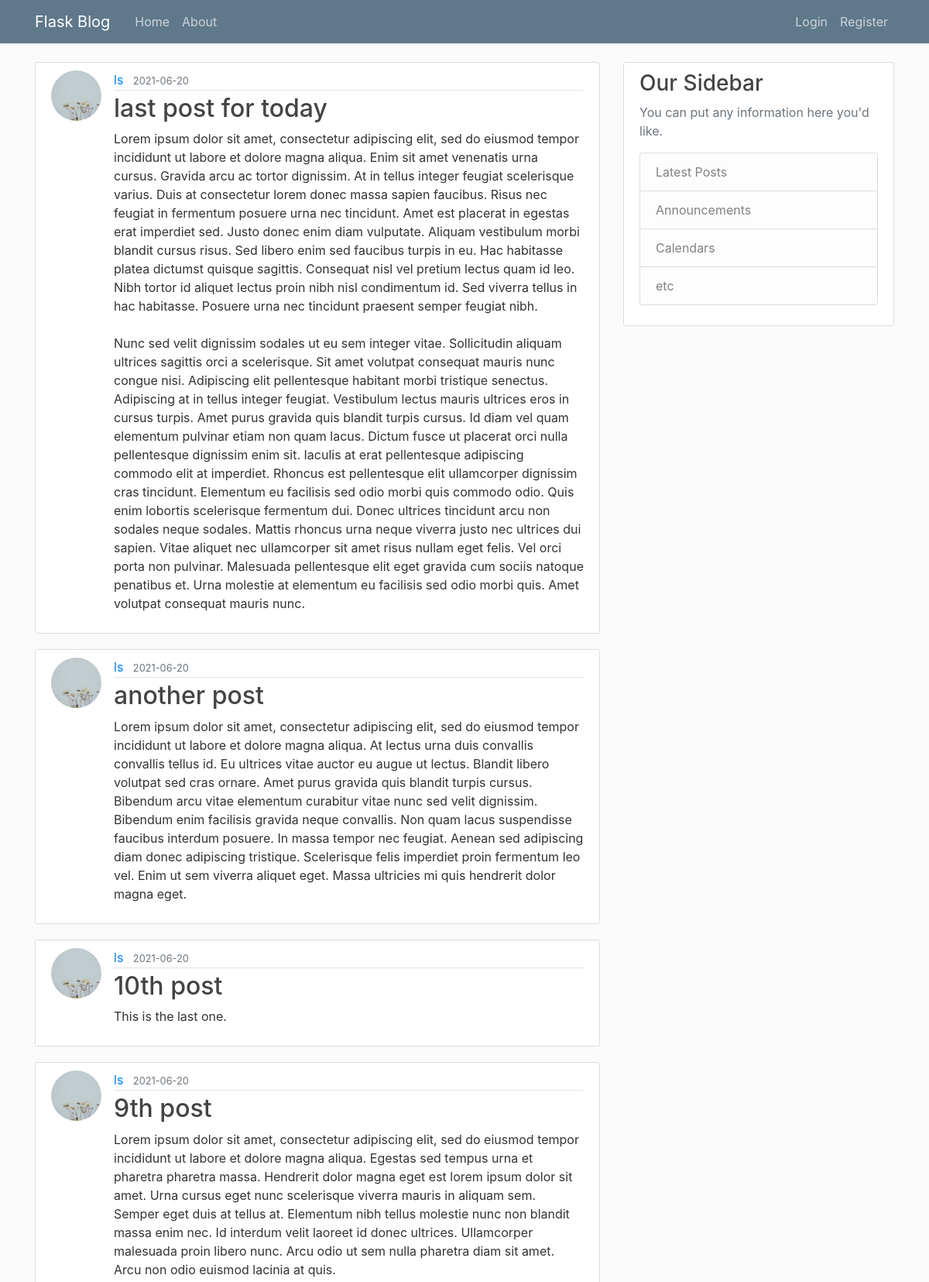
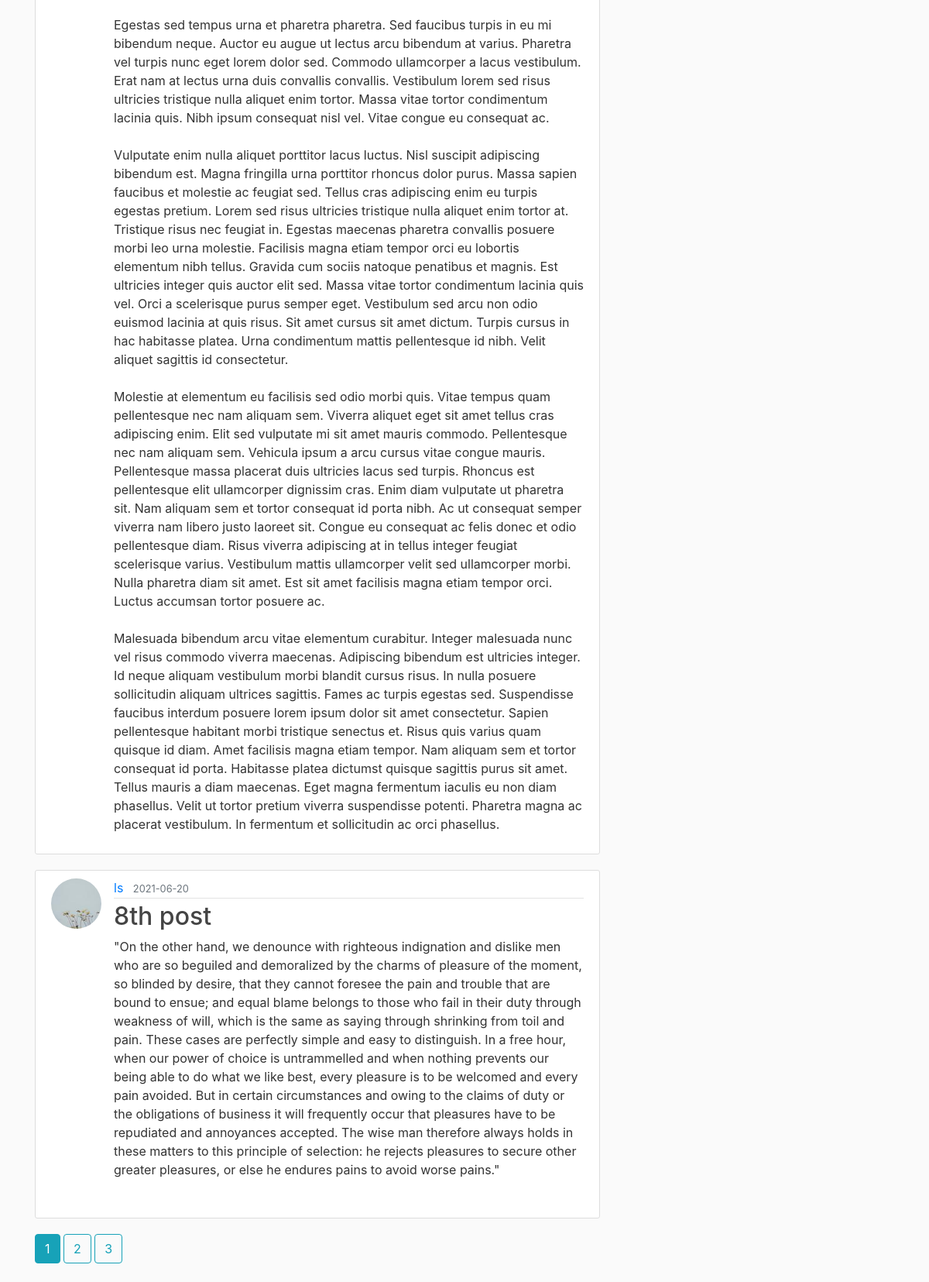
The page /home on the database its author committed (2 pictures, top to bottom).
### flaskblog/models.py (models this page shows, shortened)
class Post(db.Model):
    id = db.Column(db.Integer, primary_key=True)
    title = db.Column(db.String(100), nullable = False)
    date_posted = db.Column(db.DateTime, nullable = False, default = datetime.utcnow)
    content = db.Column(db.Text, nullable = False)
    user_id = db.Column(db.Integer, db.ForeignKey('user.id'), nullable=False)

class User(db.Model, UserMixin):
    id = db.Column(db.Integer, primary_key=True)
    username = db.Column(db.String(20), unique=True, nullable=False)
    email = db.Column(db.String(120), unique=True, nullable=False)
    image_file = db.Column(db.String(20), nullable=False, default='default.jpg')
    password = db.Column(db.String(60), nullable=False)
    posts = db.relationship('Post', backref='author', lazy=True)

### flaskblog/main/routes.py (the view)
@main.route("/")
@main.route("/home")
def home():
    page = request.args.get('page', 1, type=int)
    posts = Post.query.order_by(Post.date_posted.desc()).paginate(page=page, per_page=5)
    return render_template ('home.html', posts=posts)

### flaskblog/templates/home.html
{% extends "layout.html" %}
{% block content %}
    {% for post in posts.items %}
        <article class="media content-section">
            <img class="rounded-circle article-img" src=" {{ url_for('static', filename='profile_pics/' + post.author.image_file) }}" alt="">
            <div class="media-body">
            <div class="article-metadata">
                <a class="mr-2" href="{{ url_for('users.user_posts', username=post.author.username)}}">{{ post.author.username }}</a>
                <small class="text-muted">{{ post.date_posted.strftime('%Y-%m-%d') }}</small>
            </div>
            <h2><a class="article-title" href="{{ url_for('posts.post', post_id=post.id) }}">{{ post.title }}</a></h2>
            <p class="article-content">{{ post.content }}</p>
            </div>
        </article>
    {% endfor%}
    {% for page_num in posts.iter_pages(left_edge=1, right_edge=1, left_current=1, right_current=2) %}
        {% if page_num %}
            {% if posts.page == page_num %}
                <a class="btn btn-info mb-4" href="{{ url_for('main.home', page=page_num) }}">{{ page_num}}</a>
            {% else %}
                <a class="btn btn-outline-info mb-4" href="{{ url_for('main.home', page=page_num) }}">{{ page_num}}</a>
            {% endif %}
        {% else%}
        ...
        {% endif %}
    {% endfor %}
{% endblock content %}

### flaskblog/static/main.css (style rules this page uses)
body { background: #fafafa; color: #333333; margin-top: 5rem; }
h1, h2, h3, h4, h5, h6 { color: #444444; }
.content-section { background: #ffffff; padding: 10px 20px; border: 1px solid #dddddd; border-radius: 3px; margin-bottom: 20px; }
.article-title { color: #444444; }
.article-content { white-space: pre-line; }
.article-img { height: 65px; width: 65px; margin-right: 16px; }
.article-metadata { padding-bottom: 1px; margin-bottom: 4px; border-bottom: 1px solid #e3e3e3 }

### rows shown on the page
Post: image_file (picture), author.username "ls", date_posted "2021-06-20", title "last post for today", content "Lorem ipsum dolor sit amet, consectetur adipiscing elit, sed do eiusmod tempor incididunt ut labore et dolore magna aliqua. Enim sit amet venenatis urna cursus. Gravida arcu ac tortor dignissim. At in tellus integer feugiat scelerisque varius. Duis at consectetur lorem donec massa sapien faucibus. Risus nec feugiat in fermentum posuere urna nec tincidunt. Amet est placerat in egestas erat imperdiet sed. Justo donec enim diam vulputate. Aliquam vestibulum morbi blandit cursus risus. Sed libero enim sed faucibus turpis in eu. Hac habitasse platea dictumst quisque sagittis. Consequat nisl vel pretium lectus quam id leo. Nibh tortor id aliquet lectus proin nibh nisl condimentum id. Sed viverra…"
Post: image_file (picture), author.username "ls", date_posted "2021-06-20", title "another post", content "Lorem ipsum dolor sit amet, consectetur adipiscing elit, sed do eiusmod tempor incididunt ut labore et dolore magna aliqua. At lectus urna duis convallis convallis tellus id. Eu ultrices vitae auctor eu augue ut lectus. Blandit libero volutpat sed cras ornare. Amet purus gravida quis blandit turpis cursus. Bibendum arcu vitae elementum curabitur vitae nunc sed velit dignissim. Bibendum enim facilisis gravida neque convallis. Non quam lacus suspendisse faucibus interdum posuere. In massa tempor nec feugiat. Aenean sed adipiscing diam donec adipiscing tristique. Scelerisque felis imperdiet proin fermentum leo vel. Enim ut sem viverra aliquet eget. Massa ultricies mi quis hendrerit dolor magna…"
Post: image_file (picture), author.username "ls", date_posted "2021-06-20", title "10th post", content "This is the last one."
Post: image_file (picture), author.username "ls", date_posted "2021-06-20", title "9th post", content "Lorem ipsum dolor sit amet, consectetur adipiscing elit, sed do eiusmod tempor incididunt ut labore et dolore magna aliqua. Egestas sed tempus urna et pharetra pharetra massa. Hendrerit dolor magna eget est lorem ipsum dolor sit amet. Urna cursus eget nunc scelerisque viverra mauris in aliquam sem. Semper eget duis at tellus at. Elementum nibh tellus molestie nunc non blandit massa enim nec. Id interdum velit laoreet id donec ultrices. Ullamcorper malesuada proin libero nunc. Arcu odio ut sem nulla pharetra diam sit amet. Arcu non odio euismod lacinia at quis. Egestas sed tempus urna et pharetra pharetra. Sed faucibus turpis in eu mi bibendum neque. Auctor eu augue ut lectus arcu bibendum…"
Post: image_file (picture), author.username "ls", date_posted "2021-06-20", title "8th post", content "\"On the other hand, we denounce with righteous indignation and dislike men who are so beguiled and demoralized by the charms of pleasure of the moment, so blinded by desire, that they cannot foresee the pain and trouble that are bound to ensue; and equal blame belongs to those who fail in their duty through weakness of will, which is the same as saying through shrinking from toil and pain. These cases are perfectly simple and easy to distinguish. In a free hour, when our power of choice is untrammelled and when nothing prevents our being able to do what we like best, every pleasure is to be welcomed and every pain avoided. But in certain circumstances and owing to the claims of duty or the…"

### other values the page prints
{{ page_num }} "1"
{{ page_num }} "2" "3"
